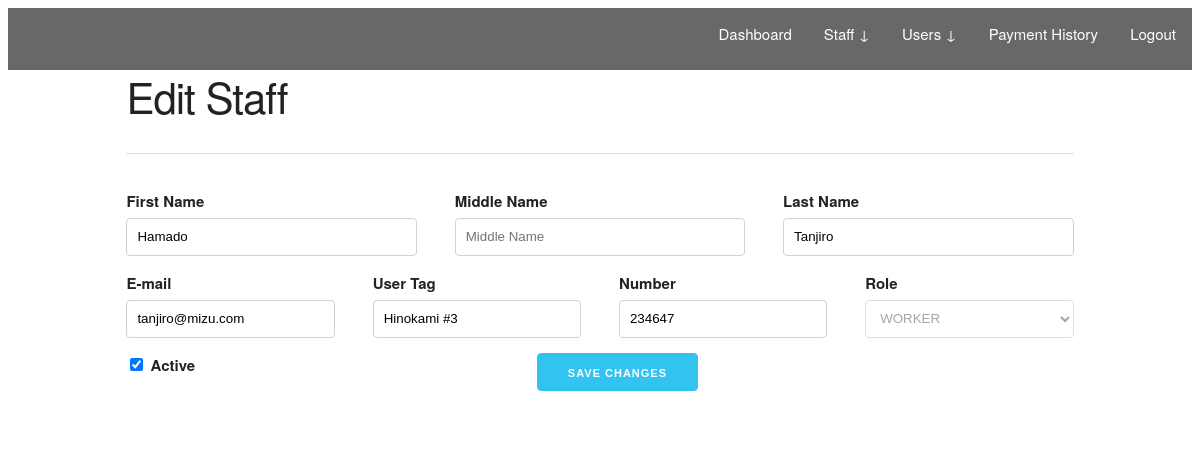
Page /admin/edit_staff/4 (signed in) on the committed database.
### estate/models.py (models this page shows, shortened)
class User(db.Model, UserMixin):
    __tablename__ = 'users'
    id = db.Column(db.Integer, primary_key=True)
    user_tag = db.Column(db.String(64), unique=True)
    password_hash = db.Column(db.String(128))
    first_name = db.Column(db.String(128))
    middle_name = db.Column(db.String(128))
    last_name = db.Column(db.String(128))
    gender = db.Column(db.String(32))
    role = db.Column(db.String(32))
    email = db.Column(db.String(128), unique=True)
    number = db.Column(db.String(64))
    is_active = db.Column(db.BOOLEAN, default=True)
    joined_date = db.Column(db.DateTime, default=datetime.now())
    is_staff = db.Column(db.BOOLEAN, default=False)
    is_new = db.Column(db.BOOLEAN, default=True)
    outstanding_rent = db.Column(db.Integer, default=0)
    outstanding_service_charge = db.Column(db.Integer, default=0)
    lease_duration = db.Column(db.Integer, default=1)
    lease_start = db.Column(db.DateTime)
    lease_expiry = db.Column(db.DateTime)
    """RELATIONSHIPS"""
    payments = db.relationship('Payment', backref='tenant', lazy='dynamic')
    """PASSWORD METHODS AND VERIFICATION"""
    @property
    def password(self) -> AttributeError:
        raise AttributeError('PROPERTY NOT ACCESSIBLE')
    """----------------------------------------------------------"""

### estate/blueprints/admin/views.py (the view, shortened to what this page needs)
@admin.route('/admin/edit_staff/<int:id>', methods=['GET', 'POST', 'PUT'])
@login_required
@admin_required
def edit_staff(id):
    user = User.query.get(id)
    form = EditStaffInfo(obj=user)
    return render_template('admin/edit_staff.html', form=form)

### estate/blueprints/admin/forms.py
class EditStaffInfo(FlaskForm):
    first_name = StringField(label="First Name", render_kw={
        'placeholder': 'Firt Name'
    })
    middle_name = StringField(label="Middle Name", render_kw={
        'placeholder': 'Middle Name'
    })
    last_name = StringField(label="Last Name", render_kw={
        'placeholder': 'Last Name'
    })
    user_tag = StringField(label="User Tag", render_kw={
        'placeholder': 'User Tag'
    })
    email = EmailField(label="E-mail", render_kw={
        'placeholder': 'Email'
    })
    number = TelField(label="Number", render_kw={
        'placeholder': 'Number'
    })
    role = SelectField(label="Role", choices=[
        'WORKER', 'MANAGER'
    ], render_kw = {'disabled': 'disabled'}
    )
    is_active = BooleanField()
    save = SubmitField(label='Save Changes')

### estate/models.py (called while the page is built)
@login_manager.user_loader
def load_user(user_tag):
    return User.query.get(user_tag)

### estate/templates/admin/edit_staff.html (shortened to what this page needs)
{% extends "base.html" %}
{% block content %}
<header>
    {% include 'partials/admin_nav.html' %}
</header>
<div class="container">
    <h2>Edit Staff</h2>
    <hr>
    <form method="POST">
        <div class="row">
            <div class="four columns">
                {{ form.first_name.label }}
                {{ form.first_name(class='u-full-width') }}
            </div>
            <div class="four columns">
                {{ form.middle_name.label }}
                {{ form.middle_name(class='u-full-width') }}
            </div>
            <div class="four columns">
                {{ form.last_name.label }}
                {{ form.last_name(class='u-full-width') }}
            </div>
        </div>
        <div class="row">
            <div class="three columns">
                {{ form.email.label }}
                {{ form.email(class='u-full-width') }}
            </div>
            <div class="three columns">
                {{ form.user_tag.label }}
                {{ form.user_tag(class='u-full-width') }}
            </div>
            <div class="three columns">
                {{ form.number.label }}
                {{ form.number(class='u-full-width') }}
            </div>
            <div class="three columns">
                {{ form.role.label }}
                {{ form.role(class='u-full-width') }}
            </div>
        </div>
        <div class="row">
            <div class="five columns">
                <label>
                    {{ form.is_active() }}
                    <span>Active</span>
                </label>
            </div>
            <div class="five columns">
                {{ form.save(class='button-primary') }}
            </div>
        </div>
    </form>
</div>
{% endblock %}

### estate/static/css/custom.css (style rules this page uses)
* { box-sizing: border-box; }

### estate/static/css/skeleton.css (style rules this page uses)
.container { position: relative; width: 100%; max-width: 960px; margin: 0 auto; padding: 0 20px; box-sizing: border-box; }
.column, .columns { width: 100%; float: left; box-sizing: border-box; }
@media (min-width: 400px) { .container { width: 85%; padding: 0; } }
@media (min-width: 550px) { .container { width: 80%; } }
@media (min-width: 550px) { .column, .columns { margin-left: 4%; } }
@media (min-width: 550px) { .column:first-child, .columns:first-child { margin-left: 0; } }
@media (min-width: 550px) { .three.columns { width: 22%; } }
@media (min-width: 550px) { .four.columns { width: 30.6666666667%; } }
@media (min-width: 550px) { .five.columns { width: 39.3333333333%; } }
html { font-size: 62.5%; }
body { font-size: 1.5em; line-height: 1.6; font-weight: 400; font-family: "Raleway", "HelveticaNeue", "Helvetica Neue", Helvetica, Arial, sans-serif; color: #222; }
h1, h2, h3, h4, h5, h6 { margin-top: 0; margin-bottom: 2rem; font-weight: 300; }
h2 { font-size: 3.6rem; line-height: 1.25; letter-spacing: -.1rem; }
@media (min-width: 550px) { h2 { font-size: 4.2rem; } }
.button, button, input[type="submit"], input[type="reset"], input[type="button"] { display: inline-block; height: 38px; padding: 0 30px; color: #555; text-align: center; font-size: 11px; font-weight: 600; line-height: 38px; letter-spacing: .1rem; text-transform: uppercase; text-decoration: none; white-space: nowrap; background-color: transparent; border-radius: 4px; border: 1px solid #bbb; cursor: pointer; box-sizing: border-box; }
.button.button-primary, button.button-primary, input[type="submit"].button-primary, input[type="reset"].button-primary, input[type="button"].button-primary { color: #FFF; background-color: #33C3F0; border-color: #33C3F0; }
input[type="email"], input[type="number"], input[type="search"], input[type="text"], input[type="tel"], input[type="url"], input[type="password"], textarea, select { height: 38px; padding: 6px 10px; background-color: #fff; border: 1px solid #D1D1D1; border-radius: 4px; box-shadow: none; box-sizing: border-box; }
input[type="email"], input[type="number"], input[type="search"], input[type="text"], input[type="tel"], input[type="url"], input[type="password"], textarea { -webkit-appearance: none; -moz-appearance: none; appearance: none; }
label, legend { display: block; margin-bottom: .5rem; font-weight: 600; }
input[type="checkbox"], input[type="radio"] { display: inline; }
input, textarea, select, fieldset { margin-bottom: 1.5rem; }
pre, blockquote, dl, figure, table, p, ul, ol, form { margin-bottom: 2.5rem; }
.u-full-width { width: 100%; box-sizing: border-box; }
hr { margin-top: 3rem; margin-bottom: 3.5rem; border-width: 0; border-top: 1px solid #E1E1E1; }
.container:after, .row:after, .u-cf { content: ""; display: table; clear: both; }

### rows in the picture
User: first_name "Hamado", last_name "Tanjiro", email "tanjiro@mizu.com", user_tag "Hinokami #3", number "234647", role "WORKER", is_active "☑"
